Frame 1 (no input): blank canvas, image omitted
Frame 60 (no input): blank canvas, image omitted
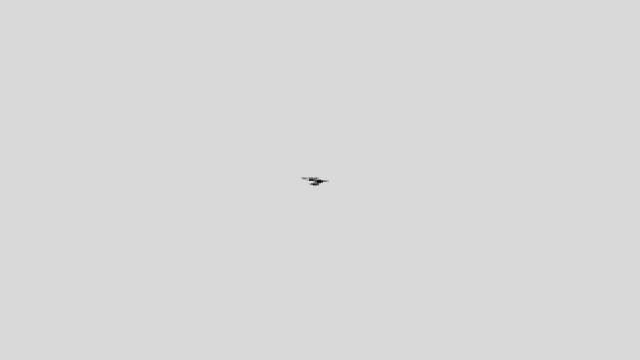
Frame 120 (the mouse pressed at the canvas centre since frame 60)

The p5.js sketch whose frames 1 and 60 were blank and that drew this single picture after the mouse press (run headless with seeded random() and noise() and a simulated clock; from frame 60 on, the mouse is pressed at the canvas centre):

// p5.js sketch
// ── sketch.js
let walker;

function setup() {
  createCanvas(640, 360);
  walker = new Walker();
  background(217);
}

function draw() {
  walker.step();
  walker.render();
}

class Walker {
  constructor() {
    this.pos = createVector(width / 2, height / 2);
  }

  render() {
    stroke(0);
    point(this.pos.x, this.pos.y);
  }

  step() {
    var choice = floor(random(10));
    if (choice < 4) {
      this.pos.x += 2;
    } else if (choice < 8) {
      this.pos.x -= 2;
    } else if (choice < 9) {
      this.pos.y += 1;
    } else {
      this.pos.y -= 1;
    }
    this.pos.x = constrain(this.pos.x, 0, width - 1);
    this.pos.y = constrain(this.pos.y, 0, height - 1);
  }
}
